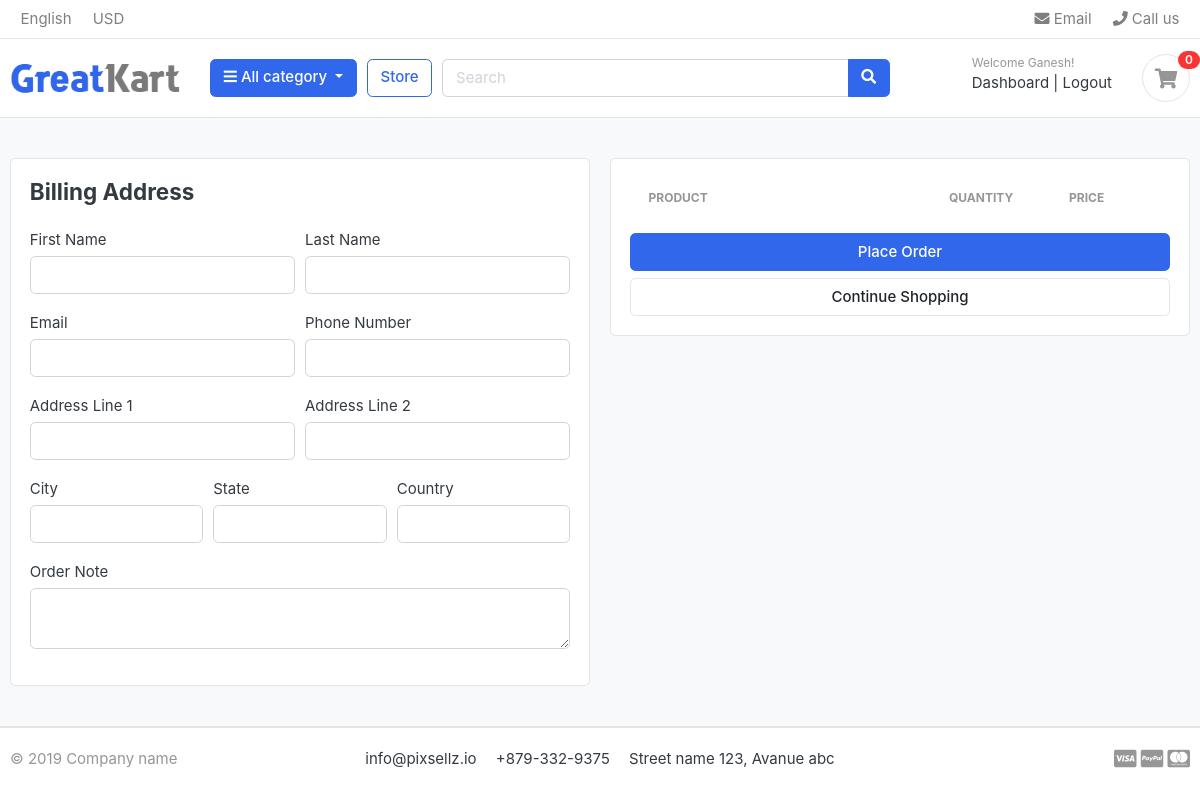
The app's page /cart/checkout/ (signed in), older data.
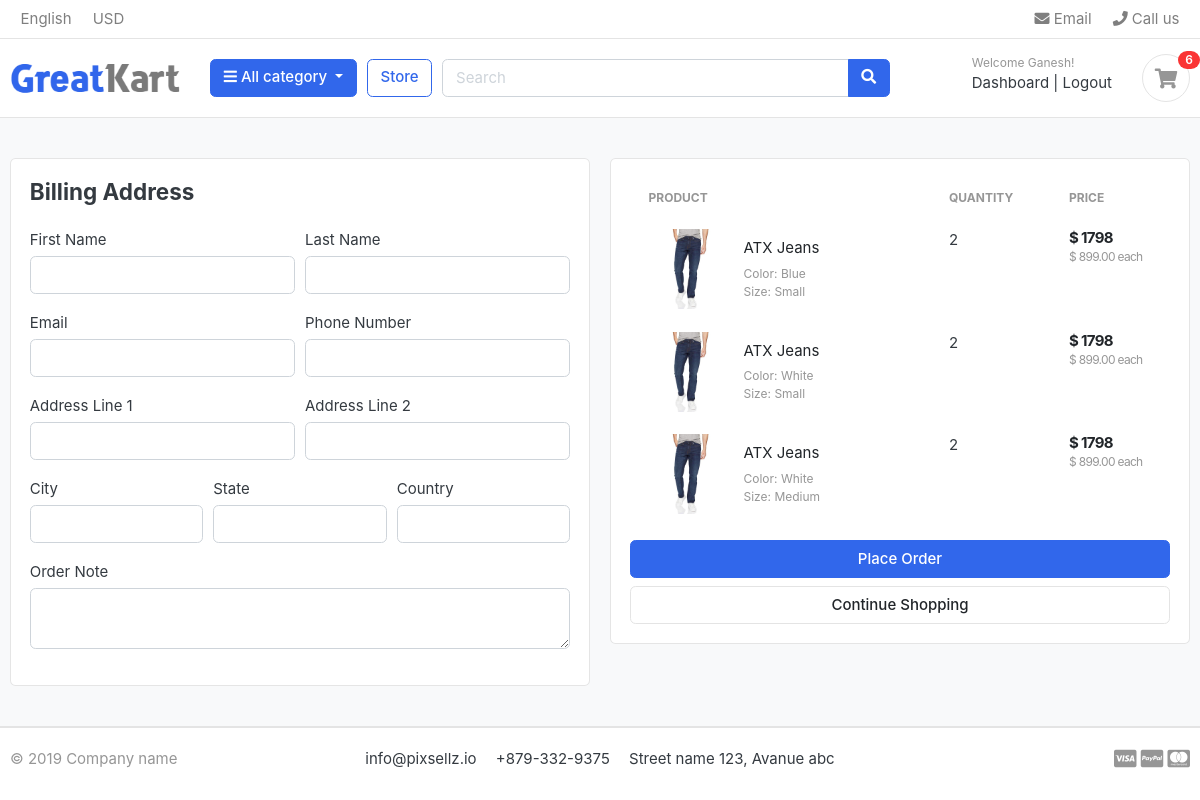
The same page, newer data.
### carts/models.py (models this page shows, shortened)
class CartItem(models.Model):
    user = models.ForeignKey(Account, on_delete=models.CASCADE,null = True)
    product = models.ForeignKey(Product,on_delete=models.CASCADE)
    variations = models.ManyToManyField(Variation, blank=True)
    cart = models.ForeignKey(Cart,on_delete=models.CASCADE, null = True)
    quantity = models.IntegerField()
    is_active = models.BooleanField(default=True)
    def sub_total(self):
        return self.product.price * self.quantity

### store/models.py (models this page shows, shortened)
class Product(models.Model):
    product_name = models.CharField(max_length=200,unique=True)
    slug         = models.SlugField(max_length=200,unique=True)
    description  = models.TextField(max_length=500,blank=True)
    price        = models.IntegerField()
    images       = models.ImageField(upload_to='photos/products',blank=True)
    stock        = models.IntegerField()
    is_available = models.BooleanField(default = True)
    category     = models.ForeignKey(Category,on_delete = models.CASCADE)
    created_date = models.DateTimeField(auto_now_add=True)
    modified_date = models.DateTimeField(auto_now_add =True)
    def get_url(self):
        return reverse('product_detail',args = [self.category.slug,self.slug])

class Variation(models.Model):
    product = models.ForeignKey(Product, on_delete=models.CASCADE)
    variation_category = models.CharField(max_length=100, choices=variation_category_choice)
    variation_value     = models.CharField(max_length=100)
    is_active           = models.BooleanField(default=True)
    created_date        = models.DateTimeField(auto_now=True)
    objects = VariationManager()

### carts/views.py (the view)
# urls.py: path('checkout/', views.checkout, name = "checkout"),
@login_required(login_url='login')
def checkout(request, total=0, quantity=0):
    cart_items = []
    tax = 0
    grand_total = 0
    try:
        if request.user.is_authenticated:
            cart_items = CartItem.objects.filter(user=request.user, is_active=True)
        else:
            cart_obj = Cart.objects.get(cart_id=_cart_id(request))
            cart_items = CartItem.objects.filter(cart=cart_obj, is_active=True)
        for cart_item in cart_items:
            total += cart_item.product.price * cart_item.quantity
            quantity += cart_item.quantity
        tax = (2 * total) / 100
        grand_total = total + tax
    except ObjectDoesNotExist:
        pass
    context = {
        'total': total,
        'quantity': quantity,
        'cart_items': cart_items,
        'tax': tax,
        'grand_total': grand_total,
    }
    return render(request, 'store/checkout.html', context)

### carts/context_processors.py (called while the page is built)
def counter(request):
    cart_count = 0
    if request.path.startswith('/admin'):
        return {}
    try:
        if request.user.is_authenticated:
            cart_items = CartItem.objects.filter(user=request.user, is_active=True)
        else:
            cart = Cart.objects.get(cart_id=_cart_id(request))
            cart_items = CartItem.objects.filter(cart=cart, is_active=True)
        for cart_item in cart_items:
            cart_count += cart_item.quantity
    except Cart.DoesNotExist:
        cart_count = 0
    return {'cart_count': cart_count}

### category/context_processors.py (called while the page is built)
def menu_links(request):
    links = Category.objects.all()
    return dict(links=links)

### category/models.py (called while the page is built)
    def get_url(self):
        return reverse('products_by_category',args = [self.slug])

### templates/store/checkout.html (shortened to what the changed rows need)
{% extends 'base.html' %}
{% load static %}
{% block content %}
<section class="section-content padding-y bg">
<div class="container">
<div class="row">
    <aside class="col-lg-6">
        <div class="card">
            <div class="card-body">
                <table class="table table-borderless table-shopping-cart">
                    <thead class="text-muted">
                        <tr class="small text-uppercase">
                            <th>Product</th>
                            <th width="120">Quantity</th>
                            <th width="120">Price</th>
                        </tr>
                    </thead>
                    <tbody>
                        {% for cart_item in cart_items %}
                        <tr>
                            <td>
                                <figure class="itemside align-items-center">
                                    <div class="aside">
                                        <img src="{{ cart_item.product.images.url }}" class="img-sm">
                                    </div>
                                    <figcaption class="info">
                                        <a href="{{ cart_item.product.get_url }}" class="title text-dark">
                                            {{ cart_item.product.product_name }}
                                        </a>
                                        <p class="text-muted small">
                                            {% for item in cart_item.variations.all %}
                                                {{ item.variation_category|capfirst }}:
                                                {{ item.variation_value|capfirst }}<br>
                                            {% endfor %}
                                        </p>
                                    </figcaption>
                                </figure>
                            </td>
                            <td>
                                <label for = "">{{ cart_item.quantity }}</label>
                            </td>
                            <td>
                                <div class="price-wrap">
                                    <var class="price">$ {{ cart_item.sub_total }}</var>
                                    <small class="text-muted">$ {{ cart_item.product.price|floatformat:2 }} each</small>
                                </div>
                            </td>
                        </tr>
                        {% endfor %}
                    </tbody>
                </table>
            </div>
        </div>
    </aside>
</div>
</div>
</section>
{% endblock %}

### templates/includes/navbar.html (shortened to what this page needs)
{% load static %}
<header class="section-header">
<nav class="navbar p-md-0 navbar-expand-sm navbar-light border-bottom">
<div class="container">
  <div class="collapse navbar-collapse" id="navbarTop4">
    <ul class="navbar-nav mr-auto">
    	<li class="nav-item dropdown">
		 	<a href="#" class="nav-link">   English </a>
		</li>
		<li class="nav-item dropdown">
			<a href="#" class="nav-link"> USD </a>
		</li>
    </ul>
    <ul class="navbar-nav">
		<li><a href="#" class="nav-link"> <i class="fa fa-envelope"></i> Email </a></li>
		<li><a href="#" class="nav-link"> <i class="fa fa-phone"></i> Call us </a></li>
	</ul>
  </div>
</div>
</nav>
<section class="header-main border-bottom">
	<div class="container">
<div class="row align-items-center">
	<div class="col-lg-2 col-md-3 col-6">
		<a href="{% url 'home' %}" class="brand-wrap">
			<img class="logo" src="{% static './images/logo.png'%}">
		</a>
	</div>
	<div class="col-lg col-sm col-md col-6 flex-grow-0">
		<div class="category-wrap dropdown d-inline-block float-right">
			<button type="button" class="btn btn-primary dropdown-toggle" data-toggle="dropdown">
				<i class="fa fa-bars"></i> All category
			</button>
		</div>
	</div>
	<a href="{% url 'store' %}" class="btn btn-outline-primary">Store</a>
	<div class="col-lg  col-md-6 col-sm-12 col">
		<form action="{% url 'search' %}" class="search", method = 'GET'>
			<div class="input-group w-100">
			    <input type="text" class="form-control" style="width:60%;" placeholder="Search" name = "keyword">
			    <div class="input-group-append">
			      <button class="btn btn-primary" type="submit">
			        <i class="fa fa-search"></i>
			      </button>
			    </div>
		    </div>
		</form>
	</div>
	<div class="col-lg-3 col-sm-6 col-8 order-2 order-lg-3">
				<div class="d-flex justify-content-end mb-3 mb-lg-0">
					{% if user.id is None %}
					<div class="widget-header">
						<small class="title text-muted">Welcome guest!</small>
						<div>
							<a href="{% url 'login' %}">Sign in</a> <span class="dark-transp"> | </span>
							<a href="{% url 'register' %}"> Register</a>
						</div>
					</div>
					{% else %}
					<div class="widget-header">
						<small class="title text-muted">Welcome {{ user.first_name }}!</small>
						<div>
							<a href="{% url 'dashboard' %}">Dashboard</a> <span class="dark-transp"> | </span>
							<a href="{% url 'logout' %}">Logout</a>
						</div>
					</div>
					{% endif %}
					<a href="{% url 'cart' %}" class="widget-header pl-3 ml-3">
						<div class="icon icon-sm rounded-circle border"><i class="fa fa-shopping-cart"></i></div>
						<span class="badge badge-pill badge-danger notify">{{ cart_count}}</span>
					</a>
				</div>
			</div>
</div>
	</div>
</section>
</header>

Row changes from the older to the newer data that the page shows:
added CartItem: product.images (picture), product.product_name "ATX Jeans", quantity "2", sub_total "1798", product.price "899.00"
now on this page (row unchanged): Variation: variation_category "Color", variation_value "Blue", shown under "ATX Jeans"
now on this page (row unchanged): Variation: variation_category "Size", variation_value "Small"
added CartItem: product.images (picture), product.product_name "ATX Jeans", quantity "2", sub_total "1798", product.price "899.00"
now on this page (row unchanged): Variation: variation_category "Color", variation_value "White"
added CartItem: product.images (picture), product.product_name "ATX Jeans", quantity "2", sub_total "1798", product.price "899.00"
now on this page (row unchanged): Variation: variation_category "Size", variation_value "Medium", shown under "ATX Jeans"
Text that changed along with them:
{{ cart_count }}: "0" → "6"
